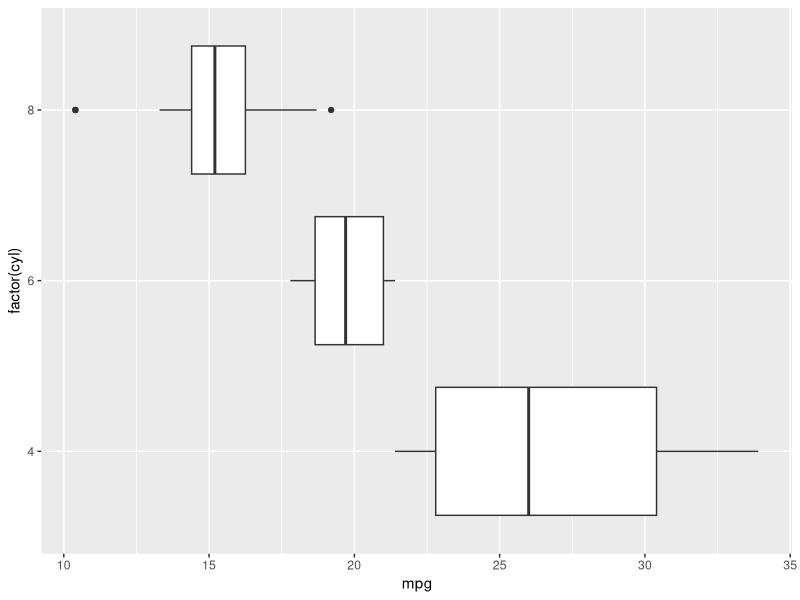
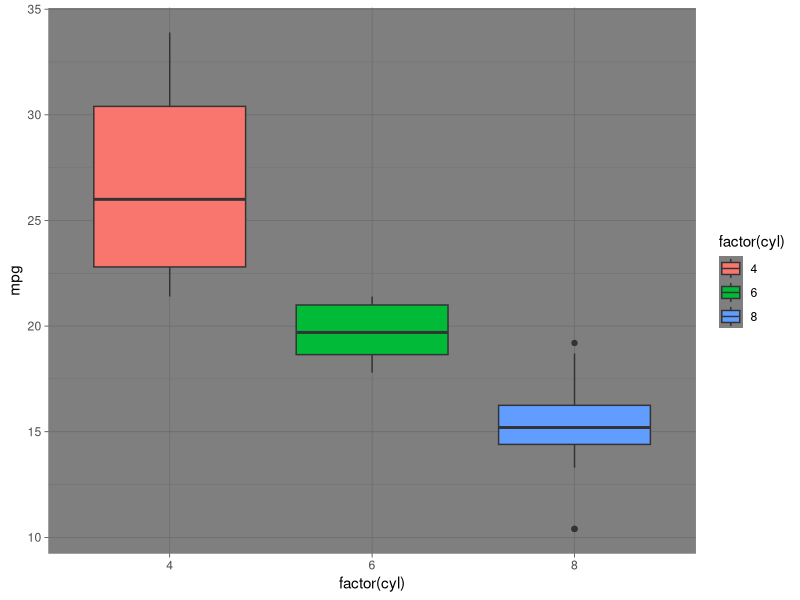

R code for these plots, in order:
library(ggplot2)
df<-mtcars


#data and asthetics
pl<-ggplot(df,aes(x=factor(cyl),y=mpg))

print(pl+geom_boxplot()+coord_flip())

print(pl+geom_boxplot(aes(fill=factor(cyl)))+theme_dark())
#used in stock information to plot the data




